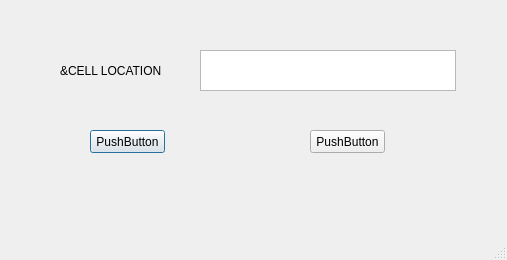
<?xml version="1.0" encoding="UTF-8"?>
<ui version="4.0">
 <class>MainWindow</class>
 <widget class="QMainWindow" name="MainWindow">
  <property name="geometry">
   <rect>
    <x>0</x>
    <y>0</y>
    <width>507</width>
    <height>260</height>
   </rect>
  </property>
  <property name="windowTitle">
   <string>MainWindow</string>
  </property>
  <widget class="QWidget" name="centralwidget">
   <widget class="QPushButton" name="OK">
    <property name="enabled">
     <bool>true</bool>
    </property>
    <property name="geometry">
     <rect>
      <x>90</x>
      <y>130</y>
      <width>75</width>
      <height>23</height>
     </rect>
    </property>
    <property name="text">
     <string>PushButton</string>
    </property>
    <property name="default">
     <bool>true</bool>
    </property>
   </widget>
   <widget class="QPushButton" name="Cancel">
    <property name="geometry">
     <rect>
      <x>310</x>
      <y>130</y>
      <width>75</width>
      <height>23</height>
     </rect>
    </property>
    <property name="text">
     <string>PushButton</string>
    </property>
   </widget>
   <widget class="QTextBrowser" name="textBrowser">
    <property name="geometry">
     <rect>
      <x>200</x>
      <y>50</y>
      <width>256</width>
      <height>41</height>
     </rect>
    </property>
   </widget>
   <widget class="QLabel" name="label">
    <property name="geometry">
     <rect>
      <x>60</x>
      <y>50</y>
      <width>101</width>
      <height>41</height>
     </rect>
    </property>
    <property name="text">
     <string>&amp;CELL LOCATION</string>
    </property>
   </widget>
  </widget>
  <widget class="QMenuBar" name="menubar">
   <property name="geometry">
    <rect>
     <x>0</x>
     <y>0</y>
     <width>507</width>
     <height>18</height>
    </rect>
   </property>
  </widget>
  <widget class="QStatusBar" name="statusbar"/>
 </widget>
 <resources/>
 <connections/>
</ui>
